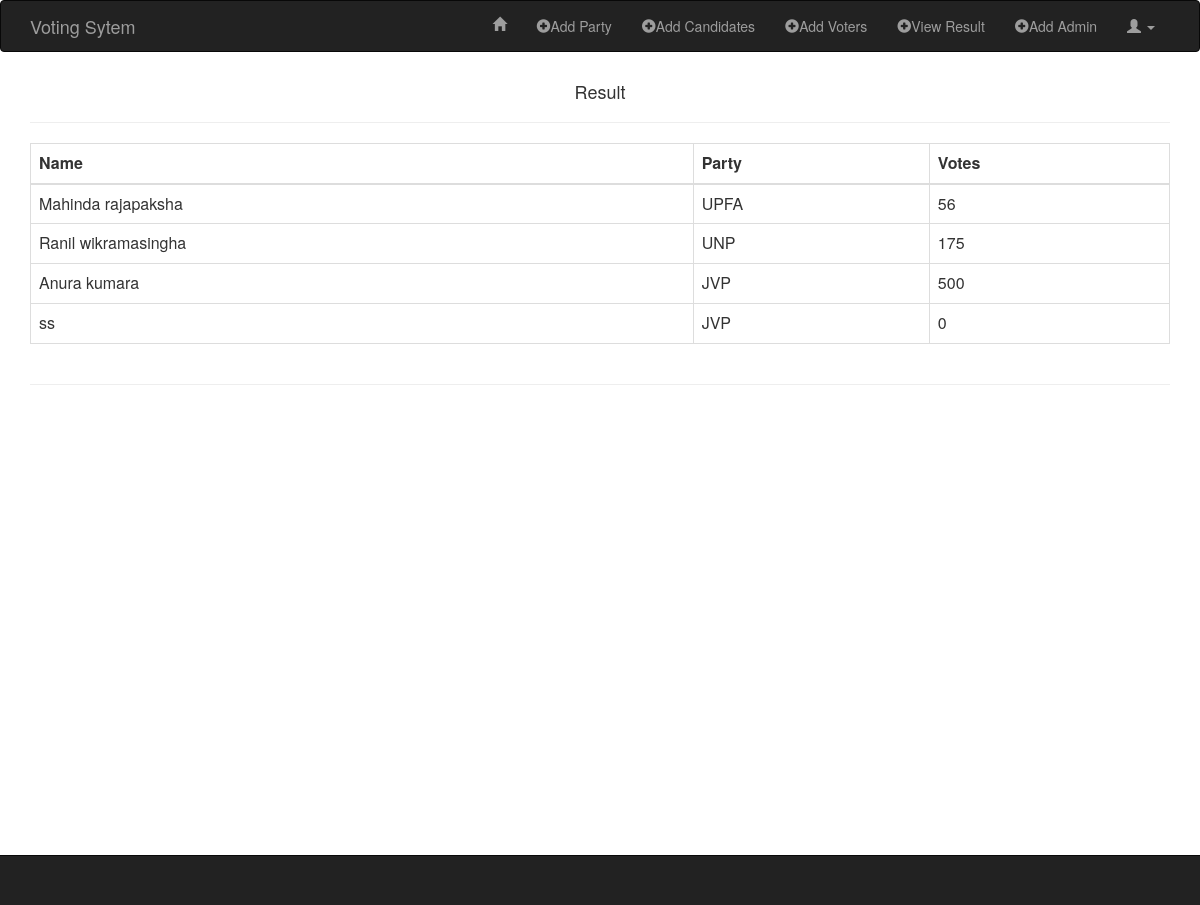
The page /president/vote_result.php on the database its author committed.
### tables this page shows
CREATE TABLE IF NOT EXISTS `votes` (
  `id` int(11) NOT NULL AUTO_INCREMENT,
  `name` varchar(20) NOT NULL,
  `party` varchar(20) NOT NULL,
  `votes` varchar(20) DEFAULT '0',
  PRIMARY KEY (`id`)
);

### president/vote_result.php (the view, shortened to what this page needs)
<?php
include 'navbar.php';
include '../config/db.php';
 ?>
<!DOCTYPE HTML>
<html lang="en-US">
<head>
    <link rel="stylesheet" href="../assets/css/bootstrap.min.css">
</head>
<body>
<div class="container">
    <div class="row">
        <div class="col-md-12">
            <h4 align="center"> Result</h4>      <hr>
                <div class="table-responsive">
                    <table class="table table-bordered ">
                        <thead class="thead-dark">
                        <tr>
                        <th>Name</th>
                        <th>Party</th>
                        <th>Votes</th>
                        </tr>
                        <tbody>
                        <?php
                            $sql = "SELECT * FROM votes";
                            $sql_run = mysqli_query($con,$sql);
                            while($row=mysqli_fetch_array($sql_run))
                            {
                        ?>
                            <tr>
                            <td><?php echo $row['name'] ;?></td>
                            <td><?php echo $row['party'] ;?></td>
                            <td><?php echo $row['votes'] ;?></td>
                            </tr>
                            <?php
                        }
                        ?>
                        </tbody>
                        </thead>
                    </table>
                </div>
            <hr>
<div id="piechart" style="width: 900px; height: 500px;"></div>
<nav class="navbar navbar-inverse navbar-fixed-bottom" role="navigation">
</nav>
</body>
</html>

### rows shown on the page
votes: name "Mahinda rajapaksha", party "UPFA", votes "56"
votes: name "Ranil wikramasingha", party "UNP", votes "175"
votes: name "Anura kumara", party "JVP", votes "500"
votes: name "ss", party "JVP", votes "0"
